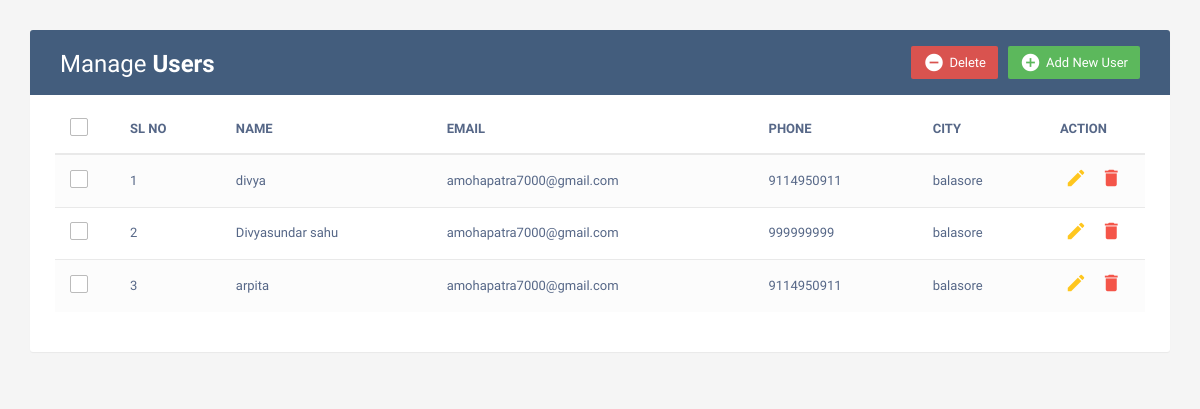
The page / on the database its author committed.
### tables this page shows
CREATE TABLE `crud` (
  `id` int(11) NOT NULL,
  `name` varchar(60) NOT NULL,
  `email` varchar(30) NOT NULL,
  `phone` varchar(20) NOT NULL,
  `city` varchar(20) NOT NULL
);

### index.php (the view, shortened to what this page needs)
<?php
include 'backend/database.php';
?>
<!DOCTYPE html>
<html lang="en">
<head>
	<link rel="stylesheet" href="https://maxcdn.bootstrapcdn.com/font-awesome/4.7.0/css/font-awesome.min.css">
	<link rel="stylesheet" href="https://maxcdn.bootstrapcdn.com/bootstrap/3.3.7/css/bootstrap.min.css">
	<link rel="stylesheet" href="css/style.css">
</head>
<body>
    <div class="container">
        <div class="table-wrapper">
            <div class="table-title">
                <div class="row">
                    <div class="col-sm-6">
						<h2>Manage <b>Users</b></h2>
					</div>
					<div class="col-sm-6">
						<a href="#addEmployeeModal" class="btn btn-success" data-toggle="modal"><i class="material-icons">&#xE147;</i> <span>Add New User</span></a>
						<a href="JavaScript:void(0);" class="btn btn-danger" id="delete_multiple"><i class="material-icons">&#xE15C;</i> <span>Delete</span></a>
					</div>
                </div>
            </div>
            <table class="table table-striped table-hover">
                <thead>
                    <tr>
						<th>
							<span class="custom-checkbox">
								<label for="selectAll"></label>
							</span>
						</th>
						<th>SL NO</th>
                        <th>NAME</th>
                        <th>EMAIL</th>
						<th>PHONE</th>
                        <th>CITY</th>
                        <th>ACTION</th>
                    </tr>
                </thead>
				<tbody>
				<?php
				$result = mysqli_query($conn,"SELECT * FROM crud");
					$i=1;
					while($row = mysqli_fetch_array($result)) {
				?>
				<tr id="<?php echo $row["id"]; ?>">
				<td>
							<span class="custom-checkbox">
								<label for="checkbox2"></label>
							</span>
						</td>
					<td><?php echo $i; ?></td>
					<td><?php echo $row["name"]; ?></td>
					<td><?php echo $row["email"]; ?></td>
					<td><?php echo $row["phone"]; ?></td>
					<td><?php echo $row["city"]; ?></td>
					<td>
						<a href="#editEmployeeModal" class="edit" data-toggle="modal">
							<i class="material-icons update" data-toggle="tooltip"
							data-id="<?php echo $row["id"]; ?>"
							data-name="<?php echo $row["name"]; ?>"
							data-email="<?php echo $row["email"]; ?>"
							data-phone="<?php echo $row["phone"]; ?>"
							data-city="<?php echo $row["city"]; ?>"
							title="Edit">&#xE254;</i>
						</a>
						<a href="#deleteEmployeeModal" class="delete" data-id="<?php echo $row["id"]; ?>" data-toggle="modal"><i class="material-icons" data-toggle="tooltip"
						 title="Delete">&#xE872;</i></a>
                    </td>
				</tr>
				<?php
				$i++;
				}
				?>
				</tbody>
			</table>
        </div>
    </div>
</body>
</html>

### css/style.css (style rules this page uses)
body { color: #566787; background: #f5f5f5; font-family: 'Varela Round', sans-serif; font-size: 13px; }
.table-wrapper { background: #fff; padding: 20px 25px; margin: 30px 0; border-radius: 3px; box-shadow: 0 1px 1px rgba(0,0,0,.05); }
.table-title { padding-bottom: 15px; background: #435d7d; color: #fff; padding: 16px 30px; margin: -20px -25px 10px; border-radius: 3px 3px 0 0; }
.table-title h2 { margin: 5px 0 0; font-size: 24px; }
.table-title .btn { color: #fff; float: right; font-size: 13px; border: none; min-width: 50px; border-radius: 2px; border: none; outline: none !important; margin-left: 10px; }
.table-title .btn i { float: left; font-size: 21px; margin-right: 5px; }
.table-title .btn span { float: left; margin-top: 2px; }
table.table tr th, table.table tr td { border-color: #e9e9e9; padding: 12px 15px; vertical-align: middle; }
table.table tr th:first-child { width: 60px; }
table.table tr th:last-child { width: 100px; }
table.table-striped tbody tr:nth-of-type(odd) { background-color: #fcfcfc; }
table.table td:last-child i { opacity: 0.9; font-size: 22px; margin: 0 5px; }
table.table td a { font-weight: bold; color: #566787; display: inline-block; text-decoration: none; outline: none !important; }
table.table td a.edit { color: #FFC107; }
table.table td a.delete { color: #F44336; }
table.table td i { font-size: 19px; }
.custom-checkbox { position: relative; }
.custom-checkbox label:before { width: 18px; height: 18px; }
.custom-checkbox label:before { content: ''; margin-right: 10px; display: inline-block; vertical-align: text-top; background: white; border: 1px solid #bbb; border-radius: 2px; box-sizing: border-box; z-index: 2; }

### rows shown on the page
crud: name "divya", email "amohapatra7000@gmail.com", phone "9114950911", city "balasore"
crud: name "Divyasundar sahu", email "amohapatra7000@gmail.com", phone "999999999", city "balasore"
crud: name "arpita", email "amohapatra7000@gmail.com", phone "9114950911", city "balasore"
